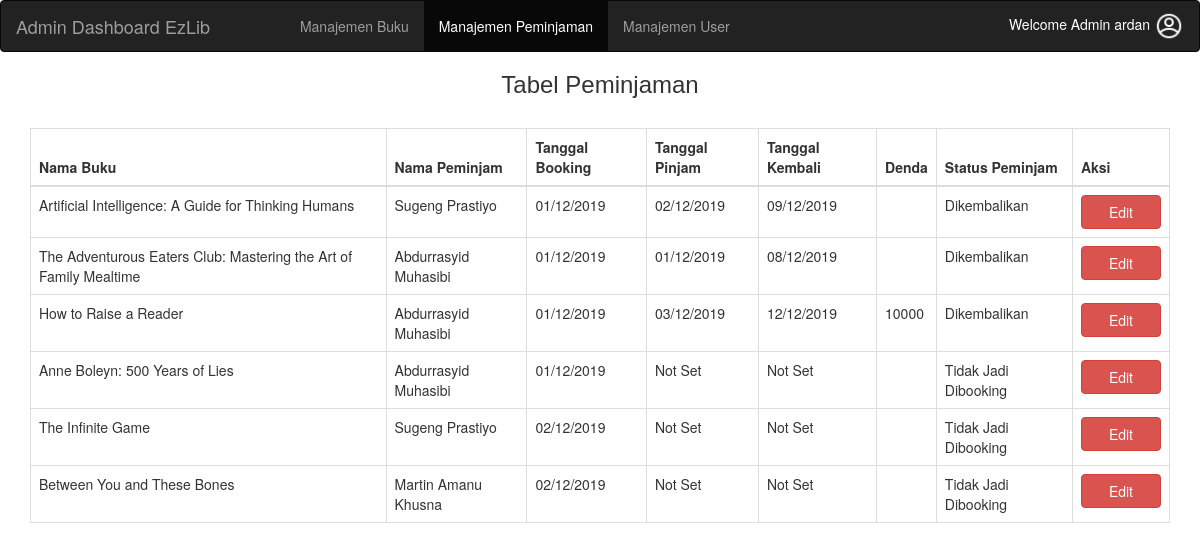
The app's page /manajemen_peminjaman.php (signed in), older data.
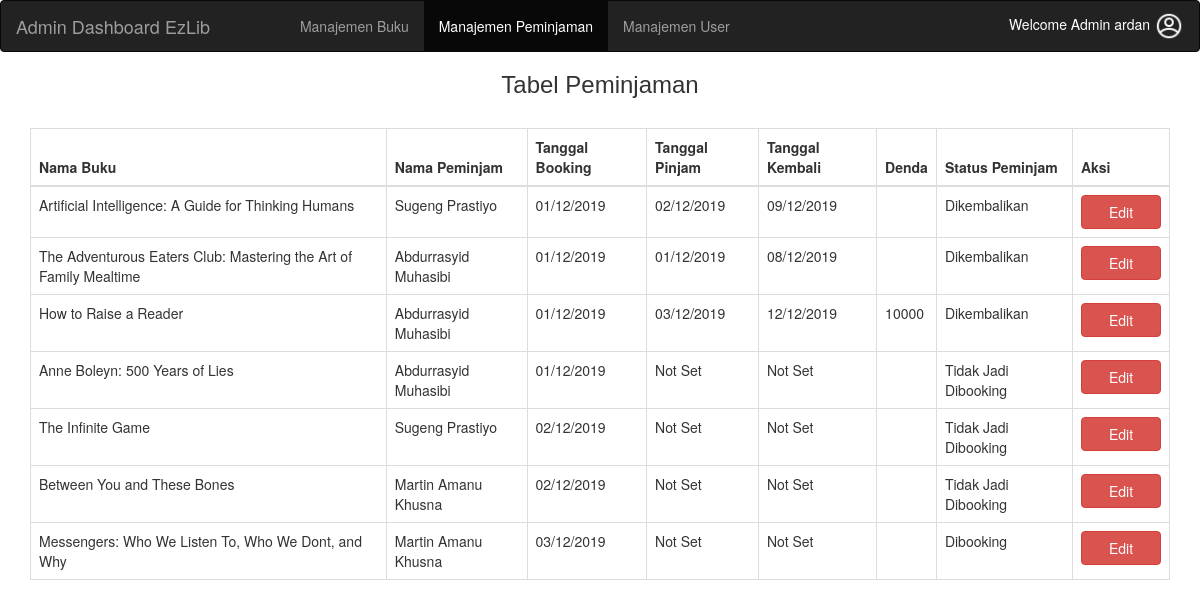
The same page, newer data.
### tables this page shows
CREATE TABLE `buku` (
  `id_buku` int(11) NOT NULL,
  `nama_buku` varchar(100) NOT NULL,
  `penerbit` varchar(50) NOT NULL,
  `keterangan_buku` longtext NOT NULL,
  `status_buku` varchar(25) NOT NULL,
  `nama_file` varchar(100) NOT NULL
);

CREATE TABLE `user` (
  `id_user` int(11) NOT NULL,
  `username` varchar(10) NOT NULL,
  `password` varchar(70) NOT NULL,
  `nama_user` varchar(30) NOT NULL,
  `alamat_user` varchar(80) NOT NULL,
  `email` varchar(40) NOT NULL,
  `no_hp` varchar(20) NOT NULL
);

CREATE TABLE `peminjaman` (
  `id_peminjaman` int(11) NOT NULL,
  `id_user` int(11) NOT NULL,
  `id_buku` int(11) NOT NULL,
  `tanggal_booking` varchar(20) NOT NULL,
  `tanggal_pinjam` varchar(20) NOT NULL,
  `tanggal_kembali` varchar(20) NOT NULL,
  `denda` varchar(25) NOT NULL,
  `status` varchar(30) NOT NULL
);

### manajemen_peminjaman.php (the view, shortened to what this page needs)
<!DOCTYPE html>
<html lang="en">
<head>
    <link rel="stylesheet" href="https://maxcdn.bootstrapcdn.com/bootstrap/3.4.0/css/bootstrap.min.css">
    <link rel="stylesheet" href="css/bootstrap.min.css">
    <link rel="stylesheet" href="css/style1.css">
</head>
<body>
    <?php
    if ($_SESSION['status'] == 'admin_login') {
        ?>
        <nav class="navbar navbar-inverse">
            <div class="container-fluid">
                <div class="navbar-header">
                    <a class="navbar-brand" href="admin_dashboard.php">Admin Dashboard EzLib</a>
                </div>
                <ul class="nav navbar-nav" style="margin-left:60px;">
                    <li><a href="admin_dashboard.php">Manajemen Buku</a></li>
                    <li class="active"><a href="manajemen_peminjaman.php">Manajemen Peminjaman</a></li>
                    <li><a href="manajemen_user.php">Manajemen User</a></li>
                </ul>
                <div class="dropdown" style="float:right">
                    <h5 style="color:white;float:right;margin-top:10px; border-radius: 20px;">Welcome Admin <?php echo $_SESSION['username'] ?> <img src="img/avatar.png" width="30px" height="30px"></h5>
                </div>
            </div>
        </nav>
        <center>
            <h3 style="font-family:Impact, Haettenschweiler, 'Arial Narrow Bold', sans-serif">Tabel Peminjaman</h3>
        </center>
        <?php
            include "connection.php";
            $query = "select * from peminjaman";
            $result = mysqli_query($connect, $query);
            ?>
        <br>
        <center>
            <table class="table table-bordered" style="width:auto;margin-left:30px;margin-right:30px;">
                <thead>
                    <tr>
                        <th>Nama Buku</th>
                        <th>Nama Peminjam</th>
                        <th>Tanggal Booking</th>
                        <th>Tanggal Pinjam</th>
                        <th>Tanggal Kembali</th>
                        <th>Denda</th>
                        <th>Status Peminjam</th>
                        <th>Aksi</th>
                    </tr>
                </thead>
                <tbody>
                    <?php
                        while ($row = mysqli_fetch_array($result)) {
                            $namaBuku = $row['id_buku'];
                            $idUser = $row['id_user'];
                            $queryBuku = "select * from buku where id_buku = '$namaBuku'";
                            $queryUser = "select * from user where id_user = '$idUser'";
                            $resultNamaBuku = mysqli_query($connect, $queryBuku);
                            $resultNamaUser = mysqli_query($connect, $queryUser);
                            while ($rowBuku = mysqli_fetch_array($resultNamaBuku)) {
                                while ($rowUser = mysqli_fetch_array($resultNamaUser)) {
                                    ?>
                                <tr>
                                    <td><?php echo $rowBuku['nama_buku'] ?></td>
                                    <td><?php echo $rowUser['nama_user'] ?></td>
                                    <td><?php echo $row['tanggal_booking'] ?></td>
                                    <td><?php echo $row['tanggal_pinjam'] ?></td>
                                    <td><?php echo $row['tanggal_kembali'] ?></td>
                                    <td><?php echo $row['denda'] ?></td>
                                    <td><?php echo $row['status'] ?></td>
                                    <td><a href="editPeminjaman.php?id_peminjaman=<?php echo $row['id_peminjaman']; ?>"><button style="width:80px;" class="btn btn-danger">Edit</button></a></td>
                                </tr>
                    <?php
                                }
                            }
                        }
                        ?>
                </tbody>
            </table>
        </center>
    <?php
    } else {
        header("Refresh:0; url=admin_login.php");
    }
    ?>
</body>
</html>

Row changes from the older to the newer data that the page shows:
added peminjaman: tanggal_booking "03/12/2019", tanggal_pinjam "Not Set", tanggal_kembali "Not Set", status "Dibooking", user (nama_user "Martin Amanu Khusna")
now on this page (row edited): buku: nama_buku "Messengers: Who We Listen To, Who We Dont, and Why", user (nama_user "Martin Amanu Khusna")
